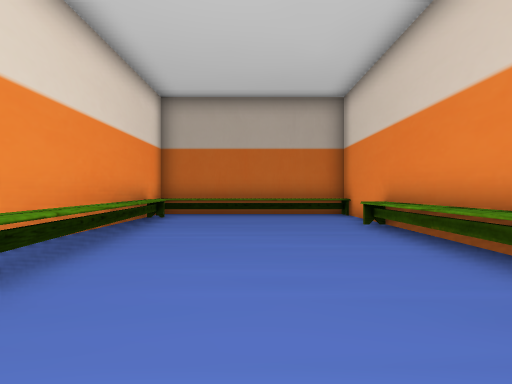
[1] (above)

19 first-person views from a walk through a Unity game level. The camera is 1.5 m above the floor, looks level and sees 90° across. The floor is counted in squares, 2 m on a side. Each view is taken from the middle of a square. On the plan, view 1 faces up. The plan holds only what a view shows up to about 9 squares ahead; the rest is blank. The place goes on beyond the plan.

[2]
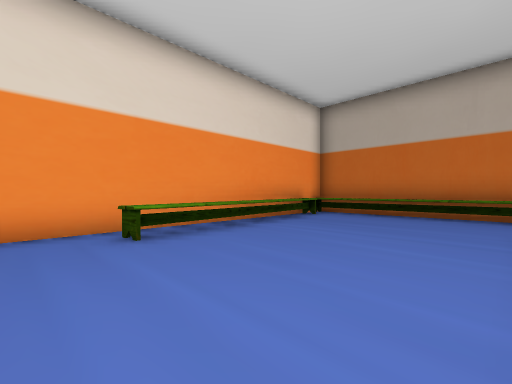

[3]
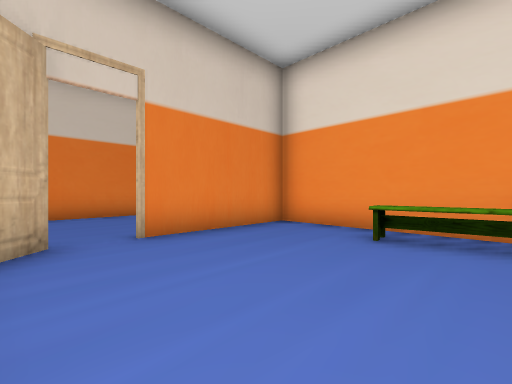

[4]
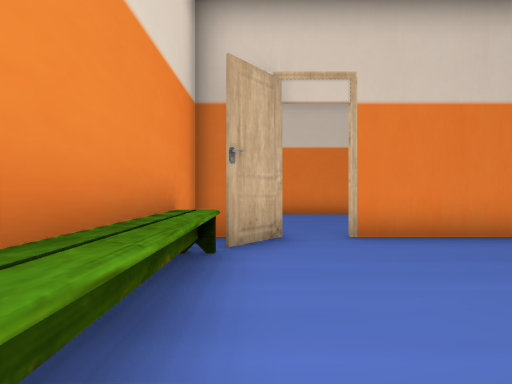

[5]
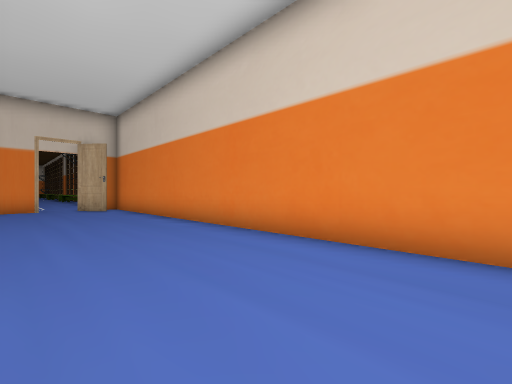

[6]
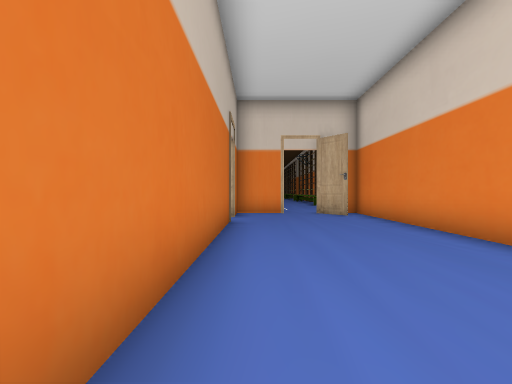

[7]
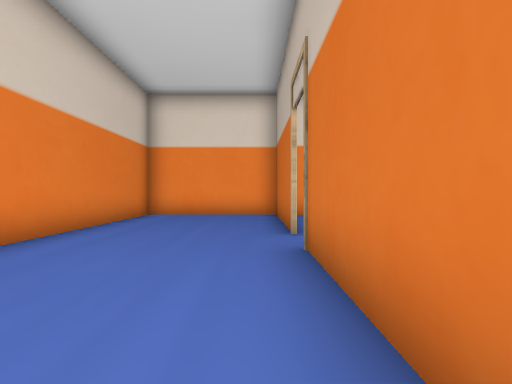

[8]
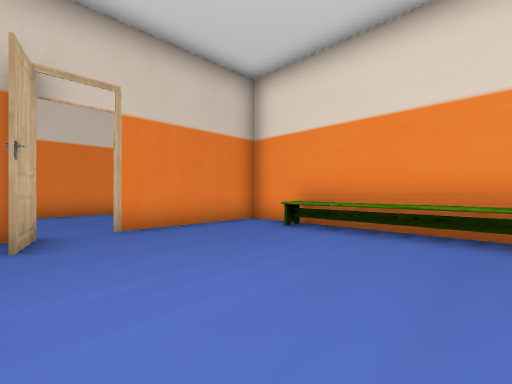

[9]
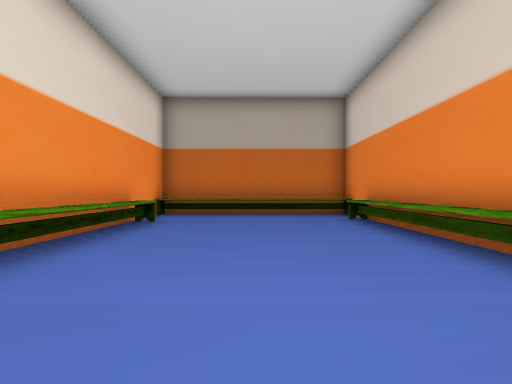

[10]
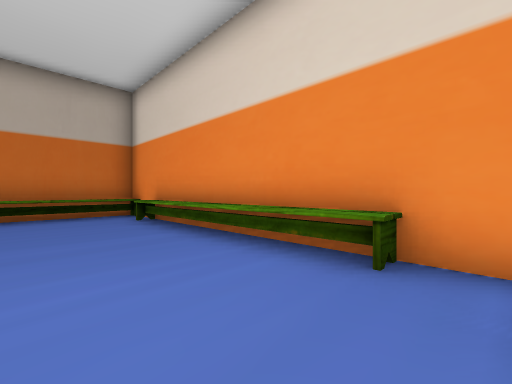

[11]
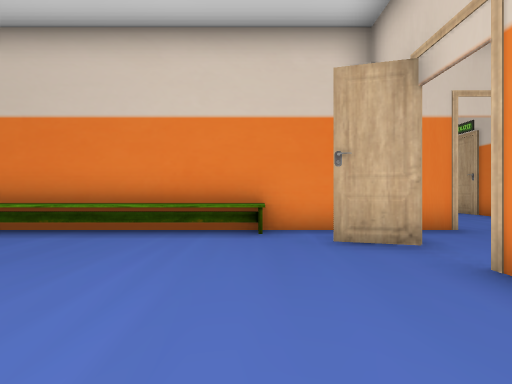

[12]
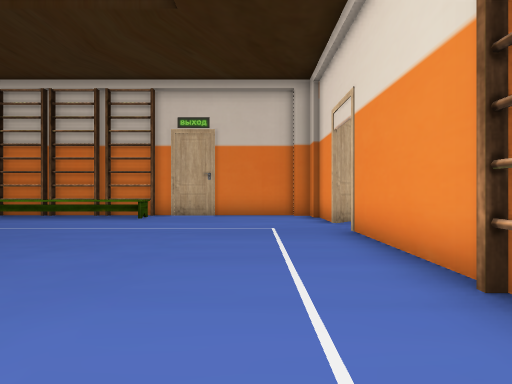

[13]
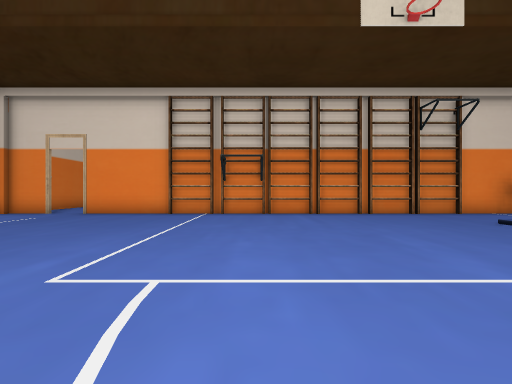

[14]
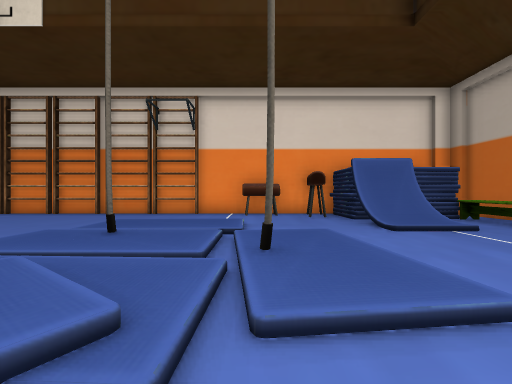

[15]
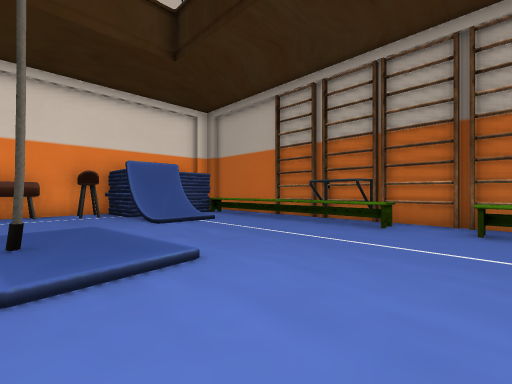

[16]
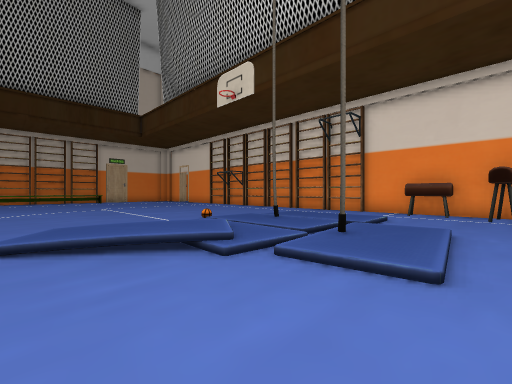

[17]
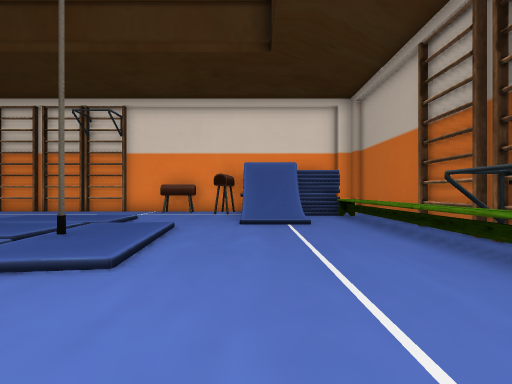

[18]
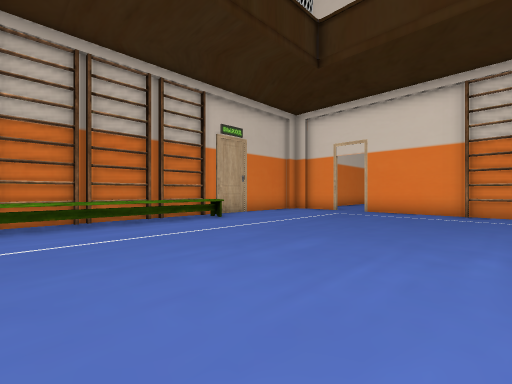

[19]
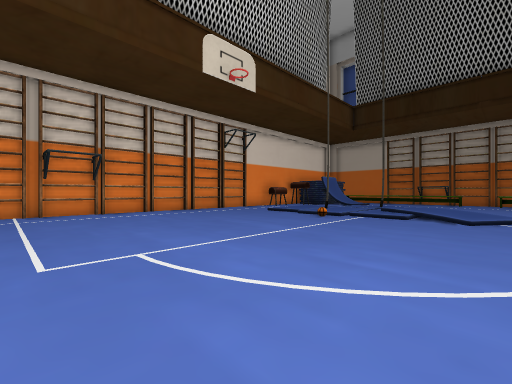

### Floor plan
Key: @ floor where view 1 was taken; # wall or solid block; . main floor; : floor 0.25 m higher than the main floor; + floor 0.5 m higher than the main floor; / step, stairs or slope; ^ raised ledge.
Columns run from 4 left of view 1 to 21 right of it. Each row starts with its distance up from view 1.
 19                 ##########
 18                  ^^^^^^^.^
 17                  #........
 16                  #//......
 15                ###//......
 14                ##.........
 13                #....:::...
 12                #.../:#/...
 11                #../::://..
 10                #../:#:/++/
  9 ######## #######../::://:/
  8 #......# ^^^^^^#.....+....
  7  ^.....# ......#..........
  6  #.....# ^.....#..........
  5  #.....# #.....#..........
  4  ^.....# #.....#..........
  3 #.^....# #.....#..........
  2 #.^....# #.....#..........
  1 #......# ^.....#..........
  0 #...@..##.....##..........
 -1 #####.#######.##..........
 -2 #..............#..........
 -3 #.........................
 -4 #.........................
 -5 #..............#..........
 -6 ################.....^####
 -7                ######

Positions as (right, up) in squares from view 1, and headings:
1: (0, 0), facing up
2: (2, 0), facing up-left
3: (2, 3), facing down-left
4: (2, 3), facing down
5: (-1, -2), facing down-right
6: (2, -2), facing right
7: (5, -2), facing left
8: (10, 4), facing down-left
9: (8, 0), facing up
10: (8, 0), facing up-right
11: (6, 1), facing right
12: (13, 2), facing down
13: (20, 3), facing left
14: (20, 12), facing left
15: (21, 12), facing up-left
16: (21, 14), facing down-left
17: (21, 15), facing left
18: (21, 1), facing down-left
19: (21, 1), facing up-left
